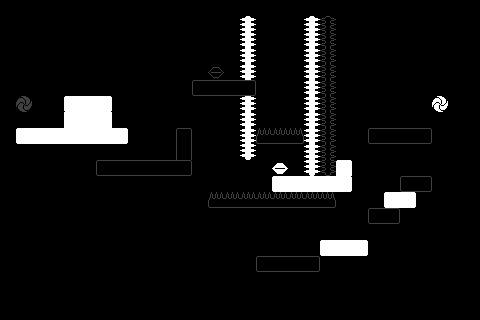

A 2D game scene composited from a Tiled map and its tileset images. What follows is a short description and the map's XML, with each tile layer's data collapsed to a summary:
An orthogonal 30x20 tile map with 16x16 px tiles, 1 tile layer (Tile Layer 1) and 5 objects.

<map version="1.0" orientation="orthogonal" renderorder="right-down" width="30" height="20" tilewidth="16" tileheight="16" nextobjectid="6">
 <tileset firstgid="1" name="TileSheet" tilewidth="16" tileheight="16" tilecount="240">
  <image source="../TileSheet.png" width="320" height="192" />
 </tileset>
 <layer name="Tile Layer 1" width="30" height="20">
  <data>[600 cells, 600 non-empty, 24 distinct tile ids]</data>
 </layer>
 <objectgroup name="Object Layer 1">
  <object id="1" gid="218" x="128" y="144" width="16" height="16">
   <properties>
    <property name="bitmap" value="Stage8Sign1" />
    <property name="distance" value="32" />
    <property name="invertReq" value="-1" />
    <property name="type" value="Sign" />
   </properties>
  </object>
  <object id="2" gid="218" x="176" y="112" width="16" height="16">
   <properties>
    <property name="bitmap" value="Stage8Sign1" />
    <property name="distance" value="8" />
    <property name="invertReq" value="-1" />
    <property name="type" value="Sign" />
   </properties>
  </object>
  <object id="3" gid="218" x="112" y="112" width="16" height="16">
   <properties>
    <property name="bitmap" value="Stage8Sign2" />
    <property name="distance" value="16" />
    <property name="invertReq" value="1" />
    <property name="type" value="Sign" />
   </properties>
  </object>
  <object id="4" gid="218" x="80" y="80" width="16" height="16">
   <properties>
    <property name="bitmap" value="Stage8Sign2" />
    <property name="distance" value="16" />
    <property name="invertReq" value="1" />
    <property name="type" value="Sign" />
   </properties>
  </object>
  <object id="5" gid="218" x="352" y="80" width="16" height="16">
   <properties>
    <property name="bitmap" value="Stage8Sign3" />
    <property name="distance" value="64" />
    <property name="invertReq" value="-1" />
    <property name="type" value="Sign" />
   </properties>
  </object>
 </objectgroup>
</map>
